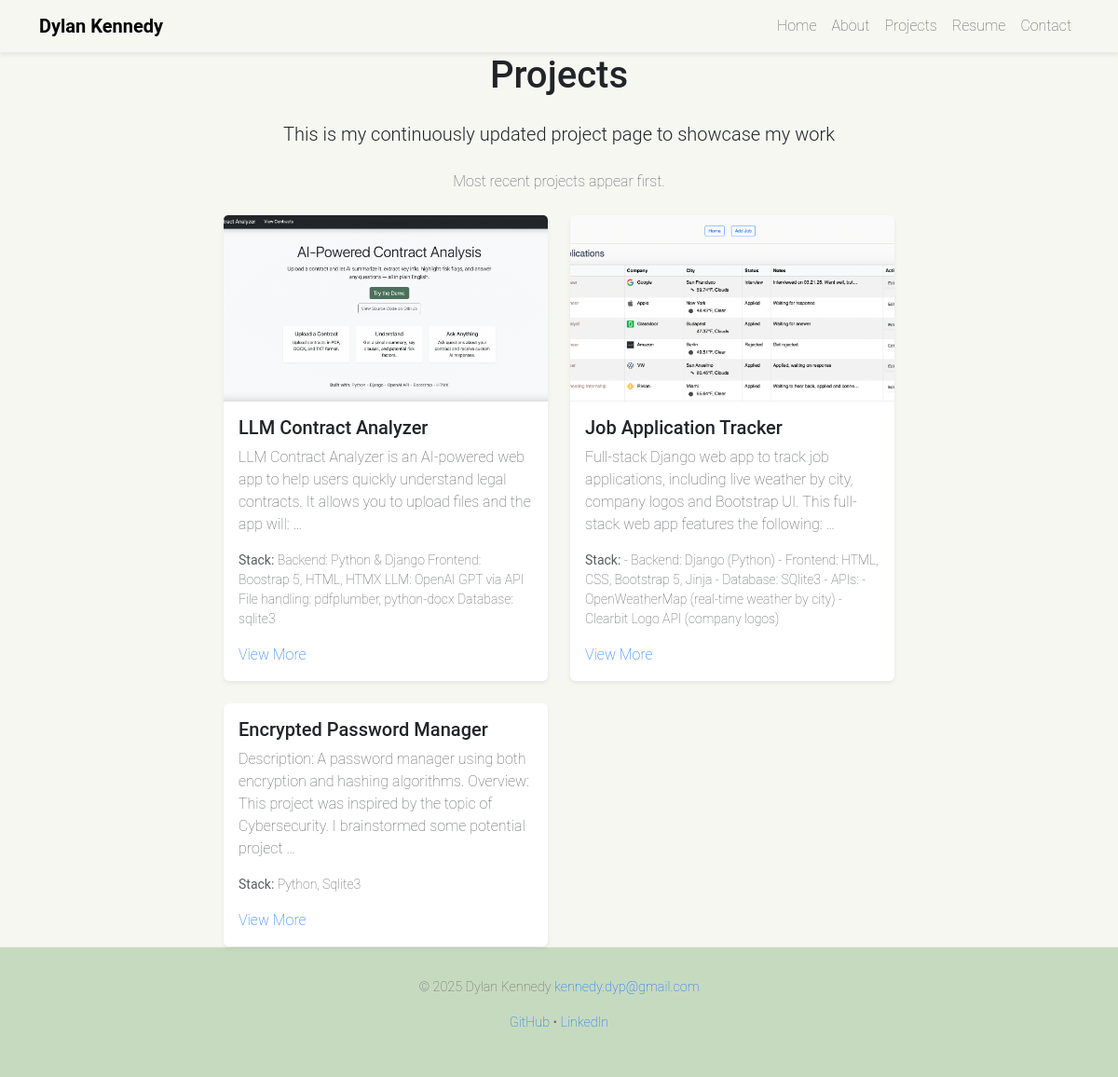
The page /projects/ on the database as committed earlier.
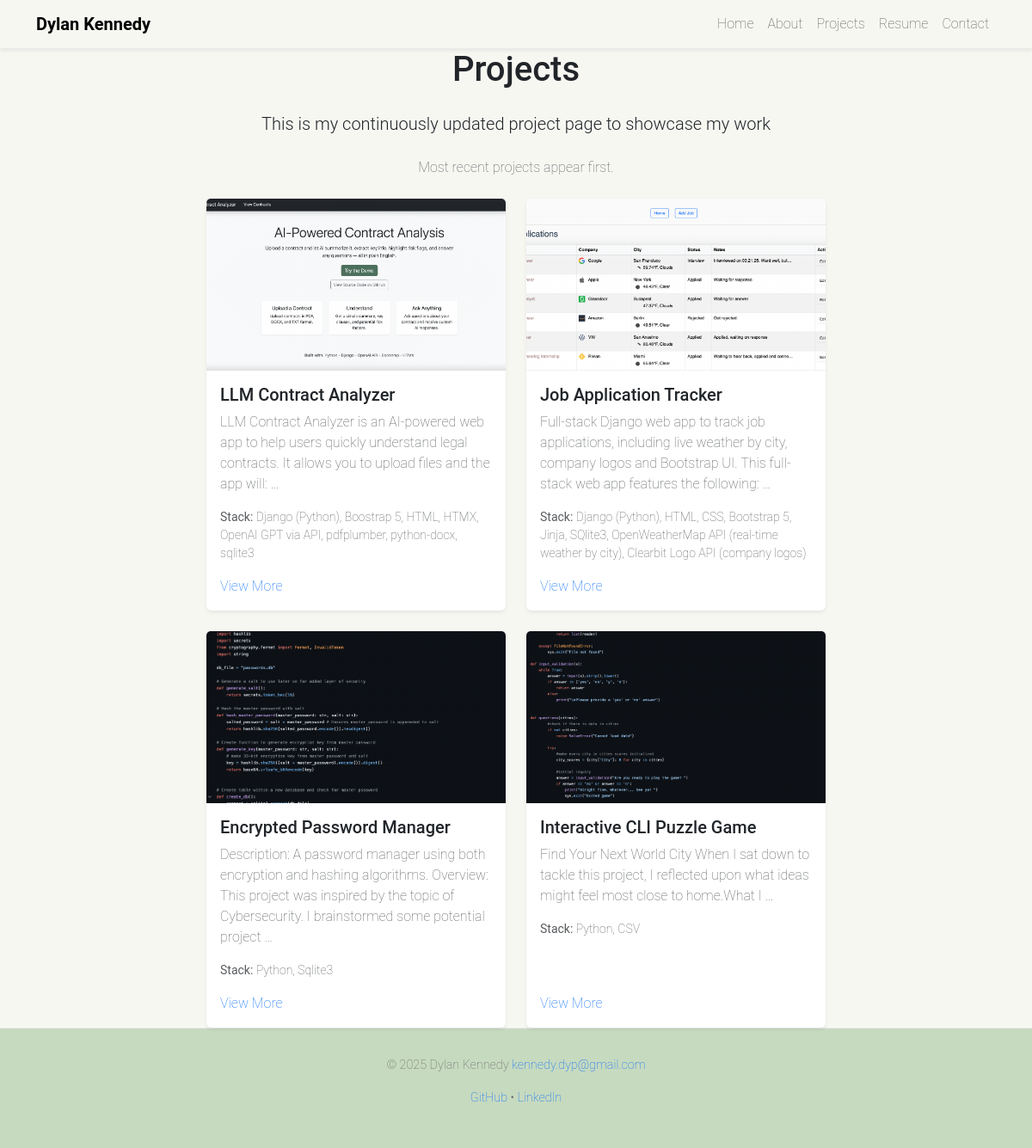
The same page on the database as committed later.
### projects/models.py (models this page shows, shortened)
class Project(models.Model):
    title = models.CharField(max_length=100)
    description = models.TextField()
    tech_stack = models.CharField(max_length=200)
    github_link = models.URLField()
    live_demo_link = models.URLField(blank=True, null=True)
    image = models.ImageField(upload_to='project_images/', blank=True, null=True)
    is_featured = models.BooleanField(default=False)
    slug = models.SlugField(unique=True, blank=True)
    ordering_index = models.PositiveIntegerField(default=0)

### projects/views.py (the view)
# urls.py: path('', views.project_list, name='project_list'),
def project_list(request):
    projects = Project.objects.all().order_by('ordering_index')
    return render(request, 'projects/project_list.html', {'projects': projects})

### templates/projects/project_list.html (shortened to what this page needs)
{% extends "base.html" %}
{% block content %}
  <h1 class="mb-4 text-center">Projects</h1>
  <p class="lead mb-4 text-center">This is my continuously updated project page to showcase my work</p>
  <p class="text-center text-muted mb-4">Most recent projects appear first.</p>
  <div class="row row-cols-1 row-cols-md-2 g-4">
    {% for project in projects %}
      <div class="col">
        <div class="card h-100 shadow-sm border-0">
          {% if project.image %}
            <img src="{{ project.image.url }}" class="card-img-top" alt="{{ project.title }}" style="height: 200px; object-fit: cover;">
          {% endif %}
          <div class="card-body d-flex flex-column">
            <h5 class="card-title">{{ project.title }}</h5>
            {% if project.description %}
              <p class="card-text text-muted" style="min-height: 60px;">
                {{ project.description|truncatewords:25 }}
              </p>
            {% endif %}
            <p class="text-muted small mb-3"><strong>Stack:</strong> {{ project.tech_stack }}</p>
            <div class="mt-auto">
              <a href="{% url 'project_detail' project.slug %}">View More</a>
            </div>
          </div>
        </div>
      </div>
    {% endfor %}
  </div>
{% endblock %}

### templates/base.html (shortened to what this page needs)
{% load static %}
<!DOCTYPE html>
<html lang="en">
<head>
  <link href="https://cdn.jsdelivr.net/npm/bootstrap@5.3.3/dist/css/bootstrap.min.css" rel="stylesheet">
  <link rel="stylesheet" href="{% static 'css/styles.css' %}">
</head>
<body>
  <nav class="navbar navbar-expand-lg navbar-light navbar-custom sticky-top shadow-sm">
    <div class="container">
      <a class="navbar-brand fw-bold" href="{% url 'home' %}">Dylan Kennedy</a>
      <div class="collapse navbar-collapse justify-content-end" id="navbarContent">
        <ul class="navbar-nav">
          <li class="nav-item"><a class="nav-link" href="{% url 'home' %}">Home</a></li>
          <li class="nav-item"><a class="nav-link" href="{% url 'about' %}">About</a></li>
          <li class="nav-item"><a class="nav-link" href="{% url 'project_list' %}">Projects</a></li>
          <li class="nav-item"><a class="nav-link" href="{% url 'resume' %}">Resume</a></li>
          <li class="nav-item"><a class="nav-link" href="{% url 'contact' %}">Contact</a></li>
        </ul>
      </div>
    </div>
  </nav>
  <main class="flex-fill d-flex justify-content-center">
    <div class="content-container" style="max-width: 720px;">
    {% block content %}{% endblock %}
    </div>
  </main>
  <footer class="footer">
    <div class="container">
      <p>&copy; 2025 Dylan Kennedy<a href="mailto:kennedy.dyp@gmail.com"> kennedy.dyp@gmail.com</a></p>
      <p class="mt-2">
        <a href="https://github.com/Dylan-kn" target="_blank">GitHub</a> •
        <a href="https://linkedin.com/in/Dylan-kn" target="_blank">LinkedIn</a>
      </p>
    </div>
  </footer>
</body>
</html>

### static/css/styles.css (style rules this page uses)
body { font-family: 'Roboto', sans-serif; background-color: #F7F7F2; font-weight: 200; }
.navbar-custom { background-color: #F7F7F2; border-bottom: 1px solid #eaeaea; }
.footer { padding: 2rem 0; background-color: #C6DABF; border-top: 1px solid #eaeaea; text-align: center; color: #666; font-size: 0.9rem; }
a { text-decoration: none; color: #0d6efd; }
.card-text { min-height: 80px; }
.card-img-top { transition: transform 0.3s ease; }

Rows that differ between the two databases and show on the page:
changed Project "LLM Contract Analyzer": tech_stack "Backend: Python & Django Frontend: Boostrap 5, HTML, HTMX LLM: OpenAI GPT via API File handling: pdfplumber, python-docx Database: sqlite3" → "Django (Python), Boostrap 5, HTML, HTMX, OpenAI GPT via API, pdfplumber, python-docx, sqlite3"
changed Project "Job Application Tracker": tech_stack "- Backend: Django (Python) - Frontend: HTML, CSS, Bootstrap 5, Jinja - Database: SQlite3 - APIs: - OpenWeatherMap (real-time weather by city) - Clearbit Logo API (company…" → "Django (Python), HTML, CSS, Bootstrap 5, Jinja, SQlite3, OpenWeatherMap API (real-time weather by city), Clearbit Logo API (company logos)"
changed Project "Encrypted Password Manager": image: picture added
added Project: image (picture), title "Interactive CLI Puzzle Game", description "Find Your Next World City When I sat down to tackle this project, I reflected upon what ideas might feel most close to home.What I …", tech_stack "Python, CSV"
